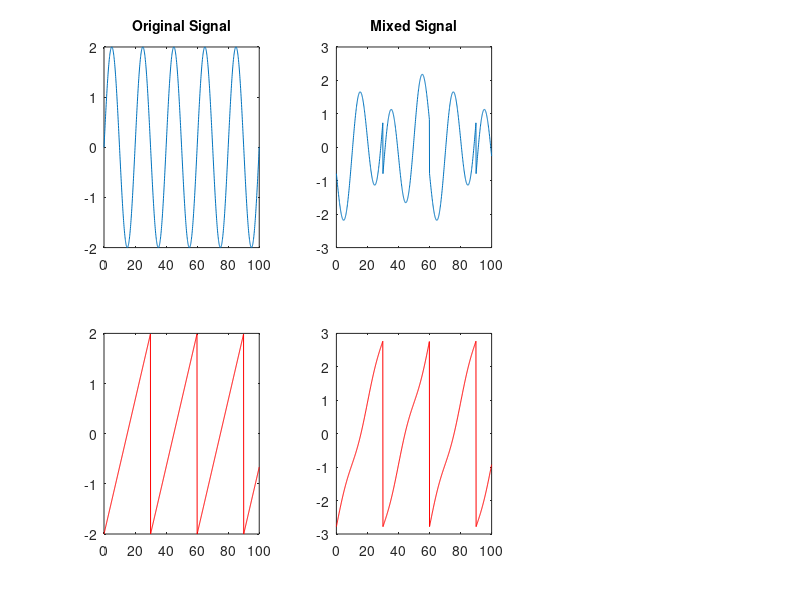

Here is the MATLAB script that generated this plot: (Note: this script raises an error after producing the figure.)
t = 0:0.1:100;
s1 = 2*sin((1/10)*pi*t);
s2=2*sawtooth((1/15)*pi*t);

subplot(2,3,1);
plot(t,s1)
title('Original Signal','FontSize',10)
subplot(2,3,4);
plot(t,s2,'red')

S=[s1;s2];

[r ,c]=size(S);
%A = [0.99 -1.7; -0.46 -1.02]; 
A=randn(r,r);
X=A*S;

subplot(2,3,2);
plot(t,X(1,:))
title('Mixed Signal','FontSize',10)
subplot(2,3,5);
plot(t,X(2,:),'red')

%segnale=fastica_matlab(X);
[segnale] = fastICA(X,2);
size(segnale);
subplot(2,3,3);
plot(t,segnale(1,:))
title('Recovered Signal','FontSize',10)
subplot(2,3,6);
plot(t,segnale(2,:),'red')


